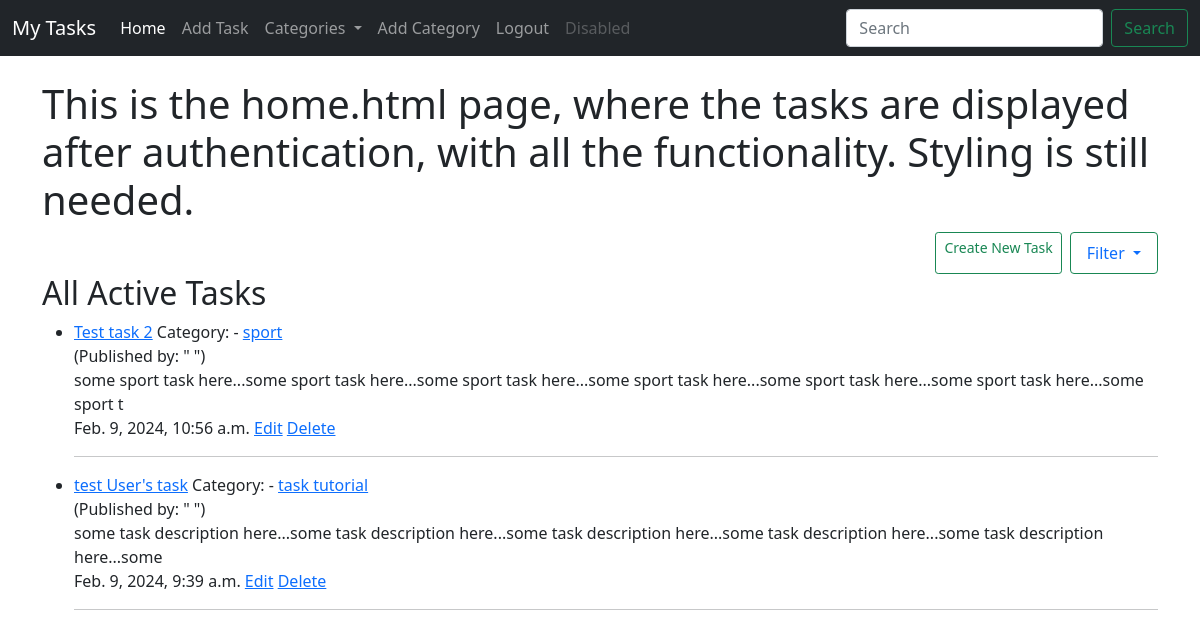
The app's page / (signed in), older data.
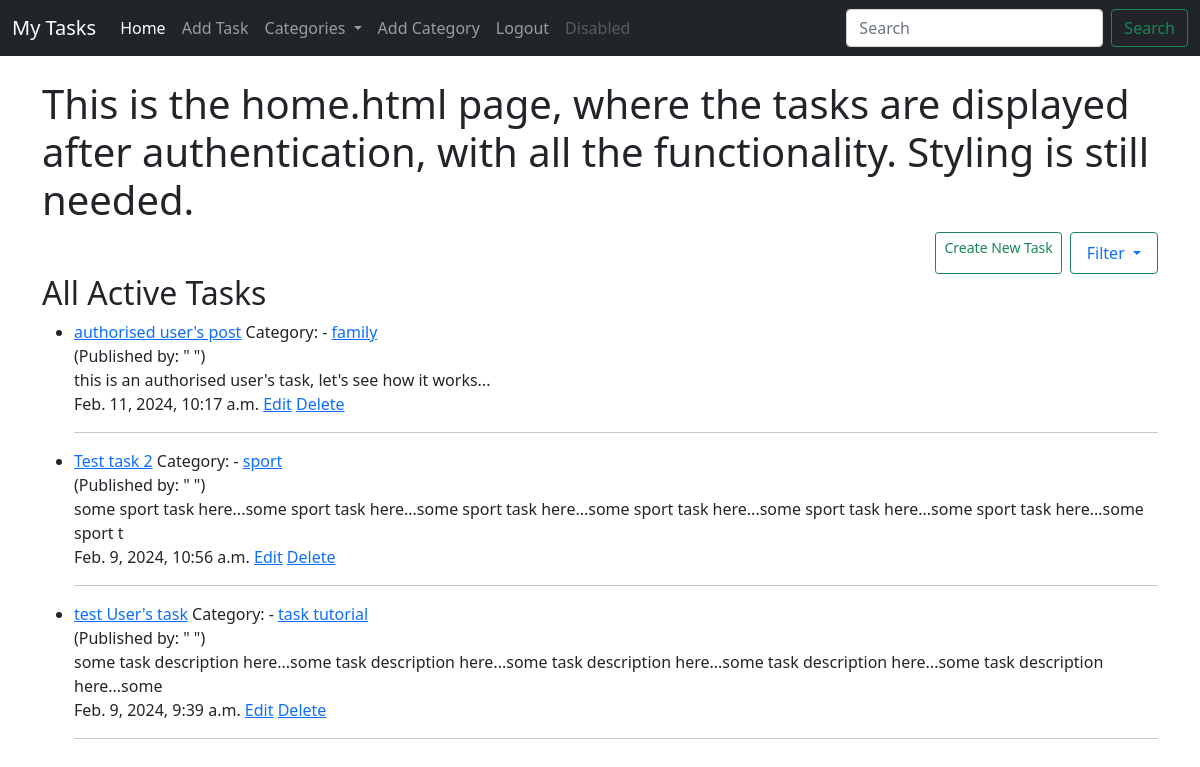
The same page, newer data.
### task/models.py (models this page shows, shortened)
class Task(models.Model):
    title = models.CharField(max_length=200)
    title_tag = models.CharField(max_length=200)
    author = models.ForeignKey(User, on_delete=models.CASCADE)
    short_description = models.TextField()
    date_created = models.DateTimeField(auto_now_add=True)
    priority = models.IntegerField(default=0)
    category = models.CharField(max_length=200, default='uncategorized')
    completed = models.BooleanField(default=False)

### task/views.py (the view)
# urls.py: path('', HomeView.as_view(), name='home'),
class HomeView(CategoryMixin, ListView):
    model = Task
    template_name = 'task/home.html'
    ordering = ['-date_created']

### task/models.py (called while the page is built)
    def __str__(self):
        return self.category_name

### task/views.py (called while the page is built)
    def get_context_data(self, *args, **kwargs):
        cat_list = Category.objects.all()
        context = super().get_context_data(*args, **kwargs)
        context['cat_list'] = cat_list
        return context

### task/templates/task/home.html (shortened to what this page needs)
{% extends 'task/base.html' %}
{% block content %}
{% if user.is_authenticated %}
<h1>This is the home.html page, where the tasks are displayed after authentication, with all the functionality.
    Styling is still needed.</h1>
<div class="d-grid gap-2 d-md-flex justify-content-md-end">
    <a href="{% url 'add_task' %}" class="btn btn-outline-success btn-sm">Create New Task</a>
    <a class="nav-link dropdown-toggle btn btn-outline-success" href="#" id="navbarDropdown" role="button" data-bs-toggle="dropdown" aria-expanded="false">
        Filter
    </a>
</div>
<h2>All Active Tasks</h2>
<ul>
    {% for task in object_list %}
    {% if user.id == task.author.id %}
    <li>
        <a href="{% url 'task-detail' task.pk %}">{{ task.title }}</a>
        Category: - <a href="{% url 'category' task.category|slugify %}">{{ task.category }}</a> <br>
        (Published by: "{{ task.author.first_name }} {{ task.author.last_name }}")
        <br>
        {{ task.short_description|slice:":150"}}
        <br>
        {{ task.date_created }}
        {% if user.is_authenticated %}
        <a href="{% url 'edit_task' task.pk %}">Edit</a>
        <a href="{% url 'delete_task' task.pk %}">Delete</a>
        {% endif %}
        <hr>
    </li>
    {% endif %}
    {% endfor %}
</ul>
{% endif %}
{% endblock %}

Row changes from the older to the newer data that the page shows:
added Task: title "authorised user's post", category "family", short_description "this is an authorised user's task, let's see how it works...", date_created "Feb. 11, 2024, 10:17 a.m."
